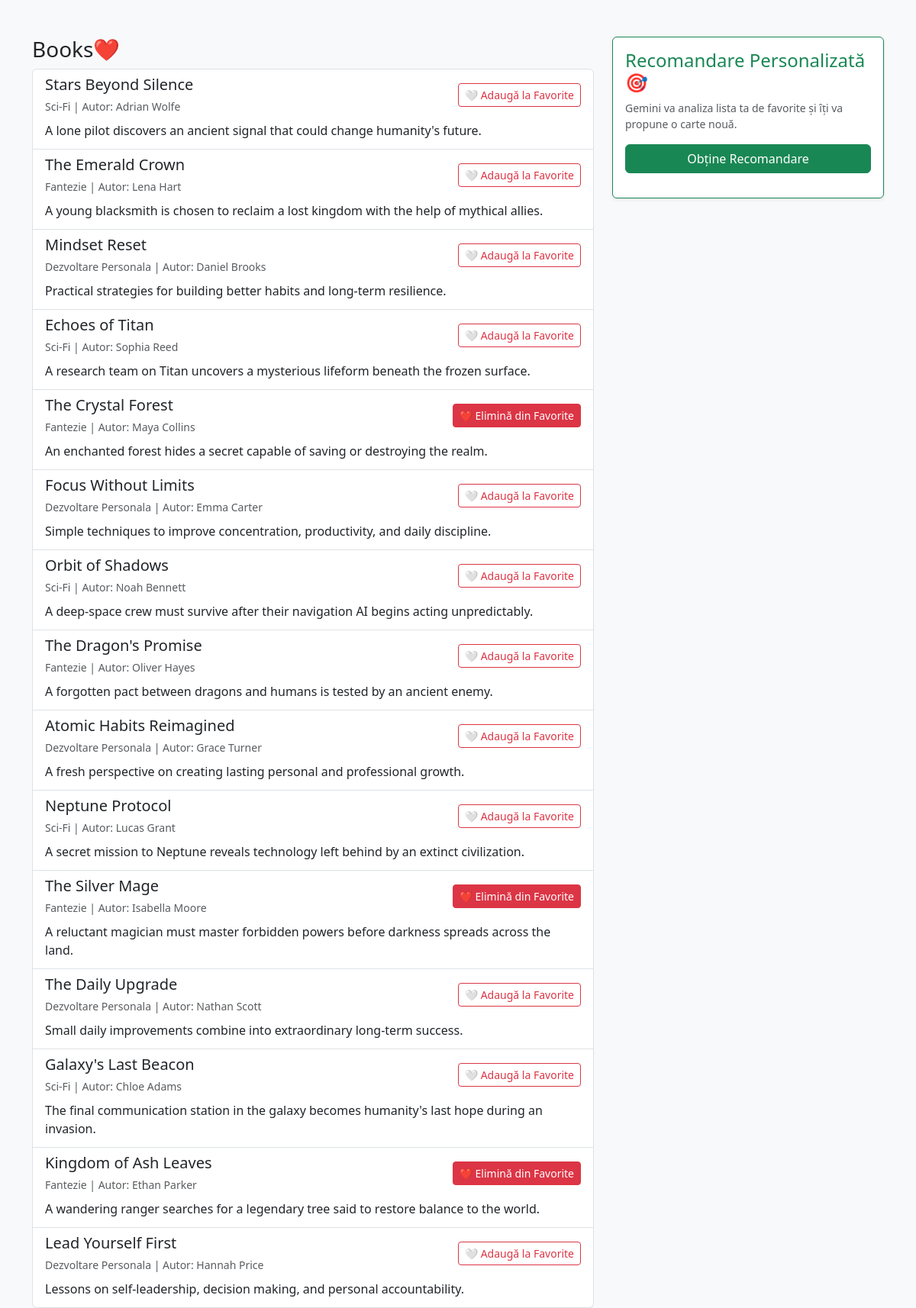
The page / on the database its author committed.
### models.py (models this page shows)
class Book(Base):
    __tablename__ = "books"
    id = Column(Integer, primary_key=True, index=True)
    title = Column(String, index=True)
    author = Column(String, index=True)
    genre = Column(String, index=True)
    description = Column(Text)
    is_favorite = Column(Boolean, default=False)
    reviews = relationship("Review", back_populates="book")

### main.py (the view)
@app.get("/", response_class=HTMLResponse)
async def read_root(request: Request, db: Session = Depends(database.get_db)):
    books = db.query(models.Book).all()
    return templates.TemplateResponse(request=request, name="index.html", context={"books": books})

### templates/index.html (shortened to what this page needs)
<!DOCTYPE html>
<html lang="ro">
<head>
    <link href="https://cdn.jsdelivr.net/npm/bootstrap@5.3.0/dist/css/bootstrap.min.css" rel="stylesheet">
    <link rel="stylesheet" href="/static/style.css">
</head>
<body class="bg-light">
    <div class="container mt-5">
        <div class="row">
            <div class="col-md-8">
                <h3>Books❤️</h3>
                <div class="list-group">
                    {% for book in books %}
                        <div class="list-group-item">
                            <div class="d-flex w-100 justify-content-between align-items-center">
                                <div>
                                    <h5 class="mb-1">{{ book.title }}</h5>
                                    <small class="text-muted">{{ book.genre }} | Autor: {{ book.author }}</small>
                                </div>
                                <button class="btn btn-sm btn-favorite {% if book.is_favorite %}btn-danger{% else %}btn-outline-danger{% endif %}" data-id="{{ book.id }}">
                                    {% if book.is_favorite %}❤️ Elimină din Favorite{% else %}🤍 Adaugă la Favorite{% endif %}
                                </button>
                            </div>
                            <p class="mb-1 mt-2">{{ book.description }}</p>
                        </div>
                    {% else %}
                        <p class="text-muted">Nu există cărți momentan. Puteți adăuga manual din API sau rulați pipeline-ul Azure Data Factory.</p>
                    {% endfor %}
                </div>
            </div>
            <div class="col-md-4">
                <div class="card p-3 shadow-sm border-success">
                    <h4 class="text-success">Recomandare Personalizată 🎯</h4>
                    <p class="text-muted small">Gemini va analiza lista ta de favorite și îți va propune o carte nouă.</p>
                    <button id="btnRecommend" class="btn btn-success w-100">Obține Recomandare</button>
                </div>
            </div>
        </div>
    </div>
</body>
</html>

### rows shown on the page
Book: title "Stars Beyond Silence", genre "Sci-Fi", author "Adrian Wolfe", is_favorite "🤍 Adaugă la Favorite", description "A lone pilot discovers an ancient signal that could change humanity's future."
Book: title "The Emerald Crown", genre "Fantezie", author "Lena Hart", is_favorite "🤍 Adaugă la Favorite", description "A young blacksmith is chosen to reclaim a lost kingdom with the help of mythical allies."
Book: title "Mindset Reset", genre "Dezvoltare Personala", author "Daniel Brooks", is_favorite "🤍 Adaugă la Favorite", description "Practical strategies for building better habits and long-term resilience."
Book: title "Echoes of Titan", genre "Sci-Fi", author "Sophia Reed", is_favorite "🤍 Adaugă la Favorite", description "A research team on Titan uncovers a mysterious lifeform beneath the frozen surface."
Book: title "The Crystal Forest", genre "Fantezie", author "Maya Collins", is_favorite "❤️ Elimină din Favorite", description "An enchanted forest hides a secret capable of saving or destroying the realm."
Book: title "Focus Without Limits", genre "Dezvoltare Personala", author "Emma Carter", is_favorite "🤍 Adaugă la Favorite", description "Simple techniques to improve concentration, productivity, and daily discipline."
Book: title "Orbit of Shadows", genre "Sci-Fi", author "Noah Bennett", is_favorite "🤍 Adaugă la Favorite", description "A deep-space crew must survive after their navigation AI begins acting unpredictably."
Book: title "The Dragon's Promise", genre "Fantezie", author "Oliver Hayes", is_favorite "🤍 Adaugă la Favorite", description "A forgotten pact between dragons and humans is tested by an ancient enemy."
Book: title "Atomic Habits Reimagined", genre "Dezvoltare Personala", author "Grace Turner", is_favorite "🤍 Adaugă la Favorite", description "A fresh perspective on creating lasting personal and professional growth."
Book: title "Neptune Protocol", genre "Sci-Fi", author "Lucas Grant", is_favorite "🤍 Adaugă la Favorite", description "A secret mission to Neptune reveals technology left behind by an extinct civilization."
Book: title "The Silver Mage", genre "Fantezie", author "Isabella Moore", is_favorite "❤️ Elimină din Favorite", description "A reluctant magician must master forbidden powers before darkness spreads across the land."
Book: title "The Daily Upgrade", genre "Dezvoltare Personala", author "Nathan Scott", is_favorite "🤍 Adaugă la Favorite", description "Small daily improvements combine into extraordinary long-term success."
Book: title "Galaxy's Last Beacon", genre "Sci-Fi", author "Chloe Adams", is_favorite "🤍 Adaugă la Favorite", description "The final communication station in the galaxy becomes humanity's last hope during an invasion."
Book: title "Kingdom of Ash Leaves", genre "Fantezie", author "Ethan Parker", is_favorite "❤️ Elimină din Favorite", description "A wandering ranger searches for a legendary tree said to restore balance to the world."
Book: title "Lead Yourself First", genre "Dezvoltare Personala", author "Hannah Price", is_favorite "🤍 Adaugă la Favorite", description "Lessons on self-leadership, decision making, and personal accountability."
